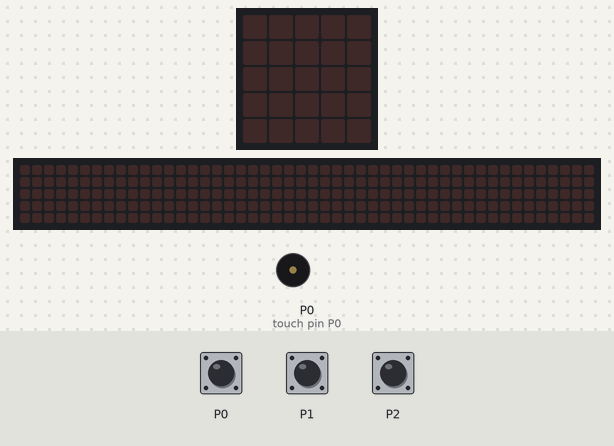
This program was run on a simulated BBC micro:bit (MakeCode). Parts: the board's 5×5 LED display, a strip that is not on the board, showing the scrolling text unrolled, buzzer (waves = sounding). The inputs (shaded band) are chosen by the test bench. A reset restarts the program; the 48×5 strip is a reading aid, not a part: it shows the text the display is scrolling, unrolled, one strip-width of it at a time.

Above: at 1.2 s.
1.3 s: touch pin P1 pressed for 0.15 s
At 1.37 s:
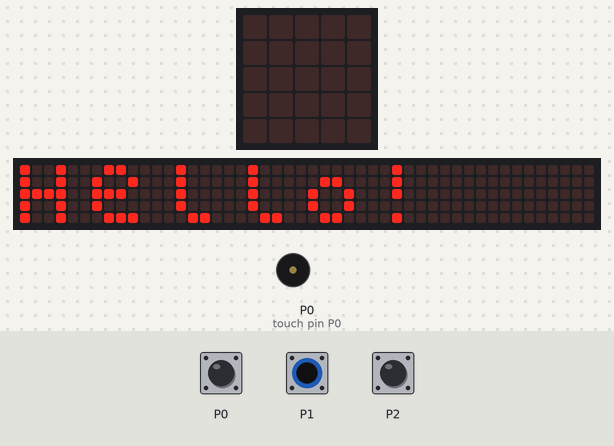
4.3 s: touch pin P0 pressed for 0.15 s
At 5.6 s:
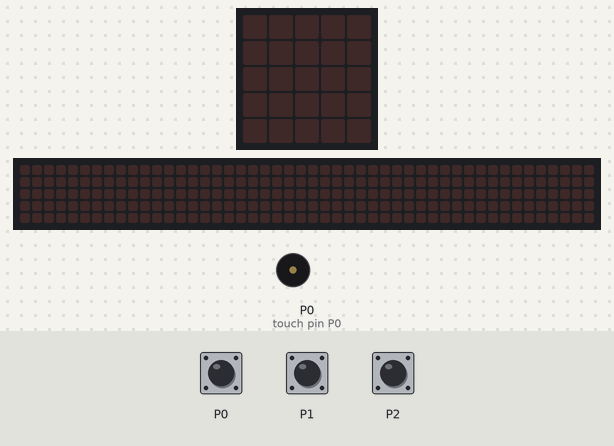
5.9 s: touch pin P2 pressed for 0.15 s
At 6.12 s:
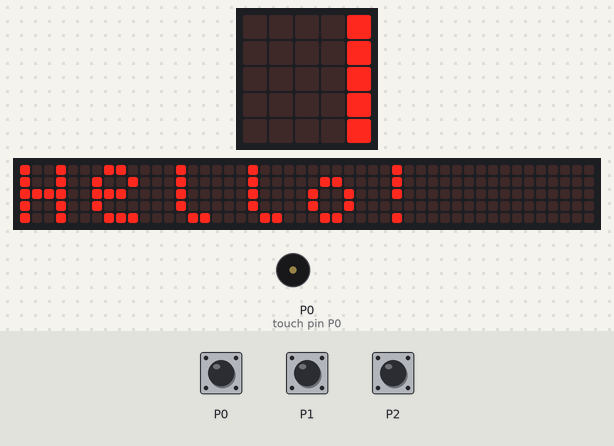
8.9 s: touch pin P0 pressed for 1 s
At 10.3 s:
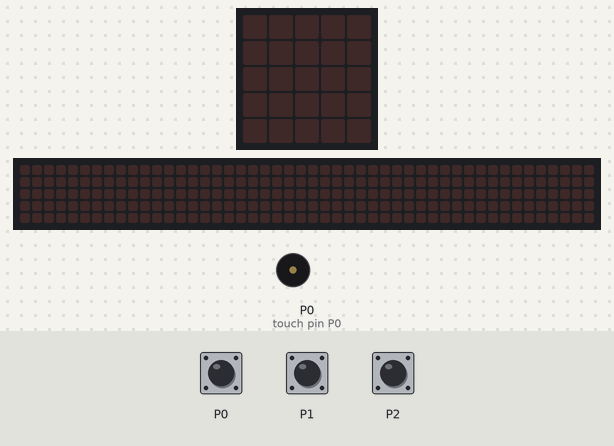
11.9 s: touch pin P1 pressed for 1 s
At 12.27 s:
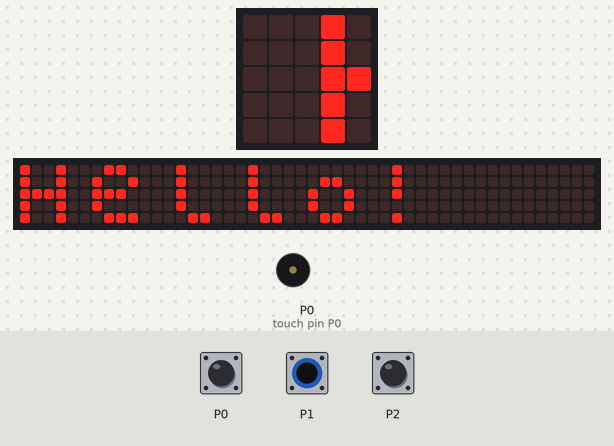
15.9 s: touch pin P0 pressed for 3.2 s
Timing chart, 0 to 20.6 s (numbered marks = the images above; inputs shaded):
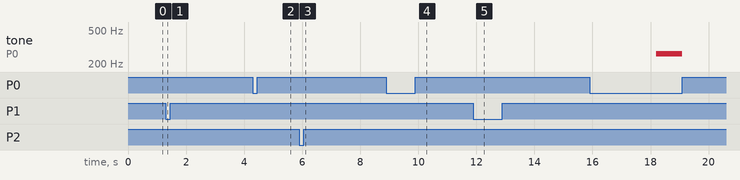

The program:

main.ts
```typescript
input.onPinReleased(TouchPin.P0, function () {
    control.reset()
})
let BotãoNãoPressionado = true
basic.forever(function () {
    while (BotãoNãoPressionado) {
        if (input.pinIsPressed(TouchPin.P1)) {
            basic.showString("Hello!")
            music.ringTone(262)
            BotãoNãoPressionado = false
        } else if (input.pinIsPressed(TouchPin.P2)) {
            basic.showString("Hello!")
            music.ringTone(523)
            BotãoNãoPressionado = false
        }
    }
})
```

test.ts
```typescript
// testes vão aqui; isto não será compilado quando este pacote for usado como uma extensão.
```

Measured:
- after the input at 1.3 s, the display: changes at once (image 1)
- after the input at 4.3 s, the display: first differs from a run without the input after 0.15 s (image 2)
- after the input at 5.9 s, the display: first changes at once (image 3 shows a later state)
- after the input at 8.9 s, the display: first differs from a run without the input after 1.0 s (image 4)
- after the input at 11.9 s, the display: first changes at once (image 5 shows a later state)
